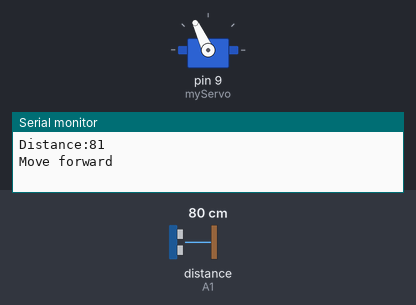
Bench run of a sketch on a simulated Arduino Uno, built with avr-gcc and run on an emulated ATmega328P. Parts: servo, the last lines printed to the serial monitor. The inputs (shaded band) are chosen by the test bench; at power-on: distance to the obstacle (sensor on A1) 80 cm. The echo pulse lasts 58.3 µs per cm.

Above: at 3.7 s.
3.8 s: distance to the obstacle (sensor on A1) set to 18 cm
5.7 s: distance to the obstacle (sensor on A1) set to 14 cm
At 7.9 s:
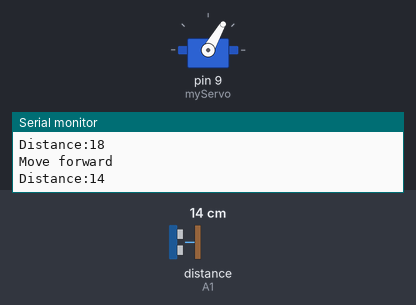
At 12.1 s:
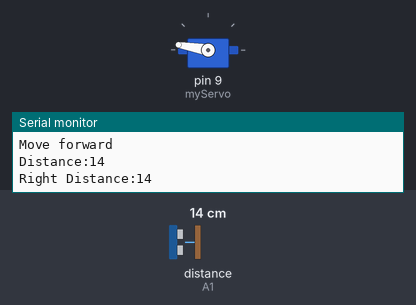
14.3 s: distance to the obstacle (sensor on A1) set to 35 cm
At 15.0 s:
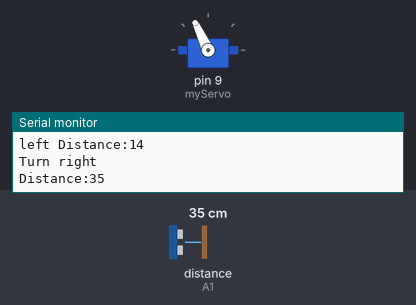
Timing chart, 0 to 17.3 s (numbered marks = the images above; inputs shaded):
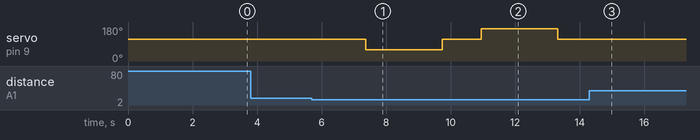

Measured:
- the behaviour switches between 16 and 15 cm on distance to the obstacle (sensor on A1) (found by bisection; images 0 and 1)
- after the input at 5.7 s, servo on pin 9 (myServo): 115° → 60° after 1.7 s, → 115° 2.4 s later, → 170° 1.2 s later, → 115° 2.4 s later
- after the input at 14.3 s, servo on pin 9 (myServo): stays 115° (without the input it goes to 60° after 1.0 s)

The sketch:

ultrasonicServo.ino
```cpp
#include<Servo.h>
#include<NewPing.h>

#define TRIG_PIN A0
#define ECHO_PIN A1
#define MAX_DISTANCE 200
//centre- 115deg , Right- 60deg, left- 170deg
NewPing sonar(TRIG_PIN, ECHO_PIN, MAX_DISTANCE);

Servo myServo;

int distance =100;

void setup() {
  Serial.begin(9600);
  myServo.attach(9);
  myServo.write(115);
  delay(2000);
  distance=readPing();
  delay(100);
  distance=readPing();
  delay(100);
  distance=readPing();
  delay(100);
}

void loop() {
  int disR =0;
  int disL=0;
  delay(40);
  distance=readPing();
  Serial.print("Distance:");
  Serial.println(distance);
  delay(300);

  if(distance<=15){
    delay(200);

    disR=lookRight();
    delay(200);

    disL=lookLeft();
    delay(200);

    if(disR>=disL){
      Serial.println("Turn right");
      delay(200);
      }
      else{
        Serial.println("Turn left");
        delay(200);
      }
  }else{
    Serial.println("Move forward");
    delay(1000);
    }
}

int lookRight(){
  myServo.write(60);
  delay(2000);
  int distance=readPing();
  Serial.print("Right Distance:");
  Serial.println(distance);
  delay(300);
  myServo.write(115);
  delay(1000);
  return distance;
}
int lookLeft(){
  myServo.write(170);
  delay(2000);
  int distance=readPing();
  Serial.print("left Distance:");
  Serial.println(distance);
  delay(300);
  myServo.write(115);
  delay(1000);
  return distance;

}
int readPing(){
  delay(70);
  int cm=sonar.ping_cm();
  if(cm==0){
    cm=250;
  }
  return cm;
}
```
